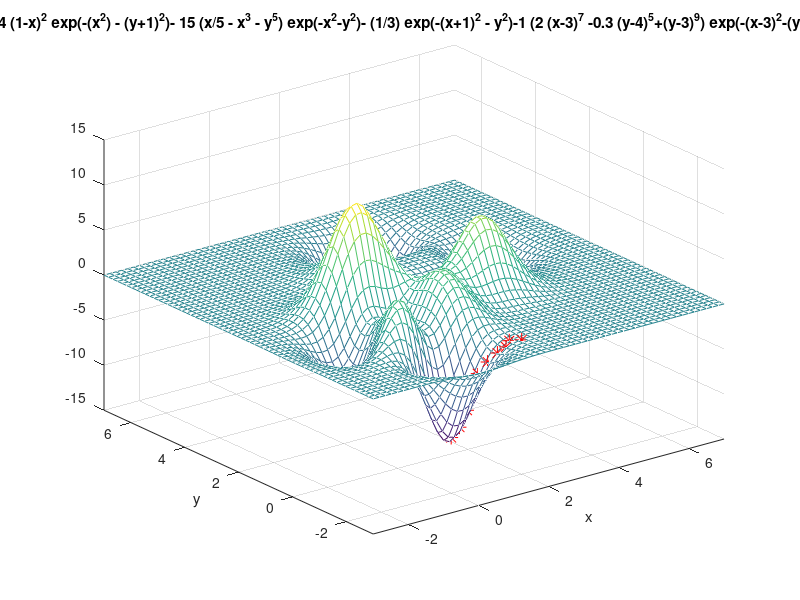

Recreate this plot in MATLAB.
% This algorithm utilises Adaptive Moment Estimation (ADAM) to find a
% local minimum of the landscape from a randomised starting point

function Adam                   % Initialisation

DrawComplexLandscape;

NumSteps=10;                   % Number of steps for gradient descent
LRate=0.2;                      % Learning rate


StartPt = ((rand(1,2) *10) -3);
StartPt = [2,-2]

GradDescent(StartPt,NumSteps,LRate);



function GradDescent(StartPt,NumSteps,LRate)     % Gradient descent
PauseFlag=1;
hold on;
update = [0,0];
decay1 = 0.9;                                    % Decay rate 1
decay2 = 0.99;                                   % Decay rate 2
gEx = 0;
gEy = 0;
gSquaredEx = 0;
gSquaredEy = 0;


for i = 1:NumSteps

    x = StartPt(1);
    y = StartPt(2);
    z = ComplexLandscape(x,y);
    plot3(x,y,z,'r*','MarkerSize',10);
    
    
    g = ComplexLandscapeGrad(x,y);              % Gradient at current point

    % Recursively decaying equations to decide next location
    
    gEx = decay1*gEx + (1-decay1)*g(1);
    gEy = decay1*gEy + (1-decay1)*g(2);
    
    gSquaredEx = decay2*gSquaredEx + (1-decay2)*(g(1)^2);
    gSquaredEy = decay2*gSquaredEy + (1-decay2)*(g(2)^2);
    

    
    BCgEx = gEx/(1-(decay1)^i);
    BCgEy = gEy/(1-(decay1)^i);
    
    BCgSquaredEx = gSquaredEx/(1-(decay2)^i);
    BCgSquaredEy = gSquaredEy/(1-(decay2)^i);
    
    
    update(1) = (LRate/(sqrt(BCgSquaredEx)+(10^-8)))*BCgEx;     % Update for x
    update(2) = (LRate/(sqrt(BCgSquaredEy)+(10^-8)))*BCgEy;     % Update for y
    
    StartPt = StartPt - update;
    StartPt = max([StartPt;-3 -3]);                             % Enforces boundary
    StartPt = min([StartPt;7 7]);

    if(PauseFlag)
       x=input('Press return to continue\nor 0 and return to stop pausing\n');
       if(x==0) PauseFlag=0; end;
    end
%               if -4.3 > z  
%     break
    
%     end

end
hold off




function DrawComplexLandscape               % Draws the landscape
f = ['4*(1-x)^2*exp(-(x^2) - (y+1)^2)' ... 
         '- 15*(x/5 - x^3 - y^5)*exp(-x^2-y^2)' ... 
         '- (1/3)*exp(-(x+1)^2 - y^2)' ...
        '-1*(2*(x-3)^7 -0.3*(y-4)^5+(y-3)^9)*exp(-(x-3)^2-(y-3)^2)'   ];

ezmesh(f,[-3,7])


function[f]=ComplexLandscape(x,y)           % returns the height at x, y
f=4*(1-x)^2*exp(-(x^2)-(y+1)^2) -15*(x/5 - x^3 - y^5)*exp(-x^2-y^2) -(1/3)*exp(-(x+1)^2 - y^2)-1*(2*(x-3)^7 -0.3*(y-4)^5+(y-3)^9)*exp(-(x-3)^2-(y-3)^2);


function[g]=ComplexLandscapeGrad(x,y)       % Returns the gradient of x, y
g(1)=-8*exp(-(x^2)-(y+1)^2)*((1-x)+x*(1-x)^2)-15*exp(-x^2-y^2)*((0.2-3*x^2) -2*x*(x/5 - x^3 - y^5)) +(2/3)*(x+1)*exp(-(x+1)^2 - y^2)-1*exp(-(x-3)^2-(y-3)^2)*(14*(x-3)^6-2*(x-3)*(2*(x-3)^7-0.3*(y-4)^5+(y-3)^9));
g(2)=-8*(y+1)*(1-x)^2*exp(-(x^2)-(y+1)^2) -15*exp(-x^2-y^2)*(-5*y^4 -2*y*(x/5 - x^3 - y^5)) +(2/3)*y*exp(-(x+1)^2 - y^2)-1*exp(-(x-3)^2-(y-3)^2)*((-1.5*(y-4)^4+9*(y-3)^8)-2*(y-3)*(2*(x-3)^7-0.3*(y-4)^5+(y-3)^9));